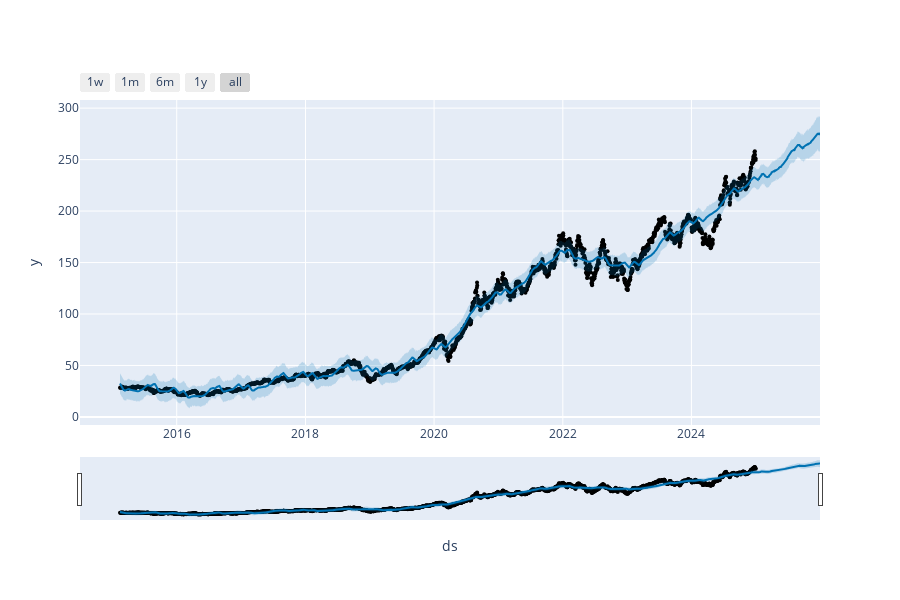
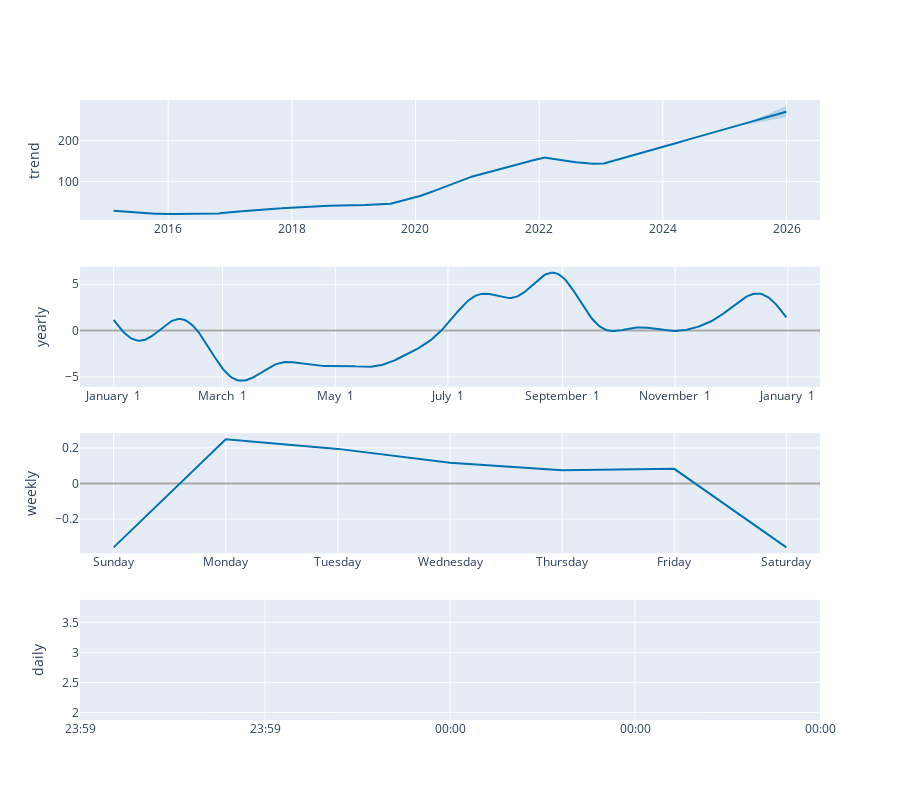

Write notebook code for charts like these, in order.
### Code cell
# Step 4.3 – Prophet Forecasting (Clean & Ready)

import pandas as pd
from prophet import Prophet
from prophet.plot import plot_plotly, plot_components_plotly
import matplotlib.pyplot as plt
import os

# Ensure root-level images folder exists
if not os.path.exists("../images"):
    os.makedirs("../images")

# Load cleaned dataset
cleaned_path = "../data/AAPL_cleaned.csv"
df = pd.read_csv(cleaned_path)

# Ensure 'Date' is datetime
df['Date'] = pd.to_datetime(df['Date'])

# Prepare data for Prophet
df_prophet = df[['Date', 'Close']].rename(columns={'Date':'ds', 'Close':'y'})

# Convert y to numeric and drop missing values
df_prophet['y'] = pd.to_numeric(df_prophet['y'], errors='coerce')
df_prophet = df_prophet.dropna()

# Initialize Prophet model
model_prophet = Prophet(daily_seasonality=True)

# Fit the model
model_prophet.fit(df_prophet)

# Create future dataframe for 1-year forecast
future = model_prophet.make_future_dataframe(periods=365)

# Predict future prices
forecast = model_prophet.predict(future)

# -------------------
# Plotting Forecast
# -------------------

# Interactive forecast plot
fig1 = plot_plotly(model_prophet, forecast)
fig1.write_image("../images/prophet_forecast_interactive.png")
fig1.show() 

# Plot trend, weekly, and yearly components
fig2 = plot_components_plotly(model_prophet, forecast)
fig2.write_image("../images/prophet_components.png")
fig2.show()

### Figure 1 — Plotly figure (JSON) as saved in the notebook; plotly's stock layout.template omitted (floating-point values rounded to 4 significant figures; data arrays with more than 128 entries replaced by an {"elided": "..."} marker saying what was removed)
{"data": [{"marker": {"color": "black", "size": 4}, "mode": "markers", "name": "Actual", "type": "scatter", "x": {"elided": "2487 str values"}, "y": {"elided": "2487 float values"}}, {"hoverinfo": "skip", "line": {"width": 0}, "mode": "lines", "type": "scatter", "x": {"elided": "2852 str values"}, "y": {"elided": "2852 float values"}}, {"fill": "tonexty", "fillcolor": "rgba(0, 114, 178, 0.2)", "line": {"color": "#0072B2", "width": 2}, "mode": "lines", "name": "Predicted", "type": "scatter", "x": {"elided": "2852 str values"}, "y": {"elided": "2852 float values"}}, {"fill": "tonexty", "fillcolor": "rgba(0, 114, 178, 0.2)", "hoverinfo": "skip", "line": {"width": 0}, "mode": "lines", "type": "scatter", "x": {"elided": "2852 str values"}, "y": {"elided": "2852 float values"}}], "layout": {"height": 600, "showlegend": false, "width": 900, "xaxis": {"rangeselector": {"buttons": [{"count": 7, "label": "1w", "step": "day", "stepmode": "backward"}, {"count": 1, "label": "1m", "step": "month", "stepmode": "backward"}, {"count": 6, "label": "6m", "step": "month", "stepmode": "backward"}, {"count": 1, "label": "1y", "step": "year", "stepmode": "backward"}, {"step": "all"}]}, "rangeslider": {"visible": true}, "title": {"text": "ds"}, "type": "date"}, "yaxis": {"title": {"text": "y"}}}}

### Figure 2 — Plotly figure (JSON) as saved in the notebook; plotly's stock layout.template omitted (floating-point values rounded to 4 significant figures; data arrays with more than 128 entries replaced by an {"elided": "..."} marker saying what was removed)
{"data": [{"line": {"color": "#0072B2", "width": 2}, "mode": "lines", "name": "trend", "type": "scatter", "x": {"elided": "2852 str values"}, "xaxis": "x", "y": {"elided": "2852 float values"}, "yaxis": "y"}, {"line": {"color": "rgba(0, 114, 178, 0.2)", "width": 0}, "mode": "lines", "name": "trend_upper", "type": "scatter", "x": {"elided": "2852 str values"}, "xaxis": "x", "y": {"elided": "2852 float values"}, "yaxis": "y"}, {"fill": "tonexty", "fillcolor": "rgba(0, 114, 178, 0.2)", "line": {"color": "rgba(0, 114, 178, 0.2)", "width": 0}, "mode": "lines", "name": "trend_lower", "type": "scatter", "x": {"elided": "2852 str values"}, "xaxis": "x", "y": {"elided": "2852 float values"}, "yaxis": "y"}, {"line": {"color": "#0072B2", "width": 2}, "mode": "lines", "name": "yearly", "type": "scatter", "x": {"elided": "365 str values"}, "xaxis": "x2", "y": {"elided": "365 float values"}, "yaxis": "y2"}, {"line": {"color": "#0072B2", "width": 2}, "mode": "lines", "name": "weekly", "type": "scatter", "x": ["2017-01-01T00:00:00.000000000", "2017-01-02T00:00:00.000000000", "2017-01-03T00:00:00.000000000", "2017-01-04T00:00:00.000000000", "2017-01-05T00:00:00.000000000", "2017-01-06T00:00:00.000000000", "2017-01-07T00:00:00.000000000"], "xaxis": "x3", "y": [-0.3592, 0.2489, 0.1948, 0.117, 0.07516, 0.08256, -0.3592], "yaxis": "y3"}, {"line": {"color": "#0072B2", "width": 2}, "mode": "lines", "name": "daily", "type": "scatter", "x": ["2017-01-01T00:00:00.000000000"], "xaxis": "x4", "y": [2.874], "yaxis": "y4"}], "layout": {"height": 800, "showlegend": false, "width": 900, "xaxis": {"anchor": "y", "domain": [0, 1], "range": ["2014-07-29T07:12:00", "2026-07-17T16:48:00"], "type": "date"}, "xaxis2": {"anchor": "y2", "domain": [0, 1], "range": ["2016-12-13T18:54:02.958904", "2018-01-18T11:04:57.863013"], "tickformat": "%B %e", "type": "date"}, "xaxis3": {"anchor": "y3", "domain": [0, 1], "range": ["2016-12-31T16:48:00", "2017-01-07T07:12:00"], "tickformat": "%A", "type": "date"}, "xaxis4": {"anchor": "y4", "domain": [0, 1], "range": ["2017-01-01T00:00:00", "2017-01-01T00:00:00"], "tickformat": "%H:%M", "type": "date"}, "yaxis": {"anchor": "x", "domain": [0.8063, 1], "rangemode": "normal", "title": {"text": "trend"}, "zerolinecolor": "#AAA"}, "yaxis2": {"anchor": "x2", "domain": [0.5375, 0.7312], "title": {"text": "yearly"}, "zerolinecolor": "#AAA"}, "yaxis3": {"anchor": "x3", "domain": [0.2687, 0.4625], "title": {"text": "weekly"}, "zerolinecolor": "#AAA"}, "yaxis4": {"anchor": "x4", "domain": [0, 0.1938], "title": {"text": "daily"}, "zerolinecolor": "#AAA"}}}
